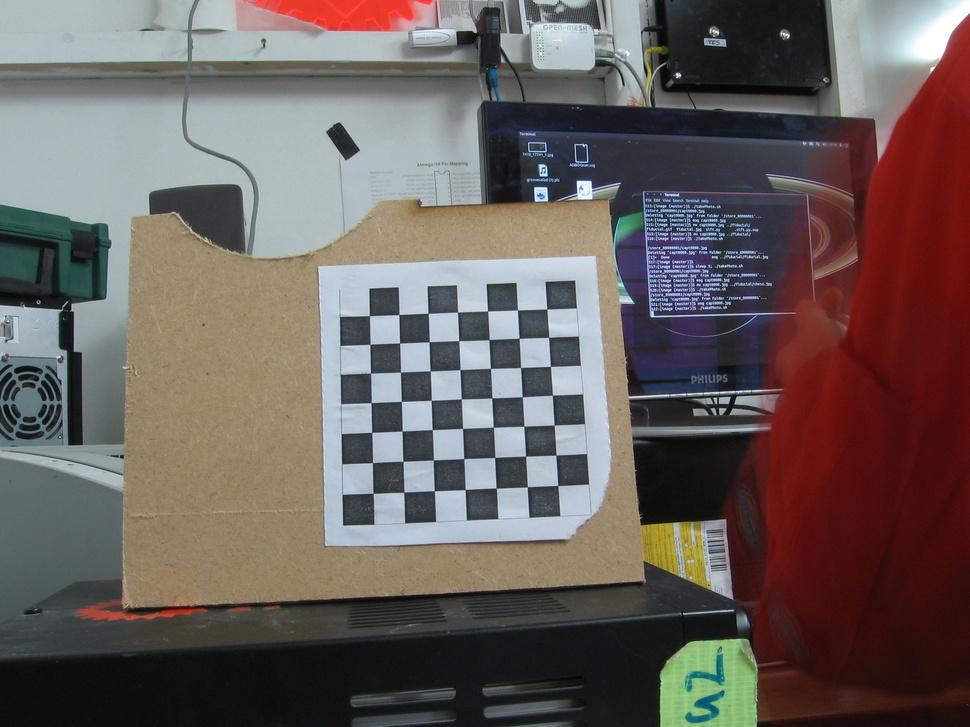
#> input picture canon_training/left01.jpg, 970 x 727 px, shrunk from 2272 x 1704 before the run; its folder holds only this picture in this run
$ python calibrate.py
#> lines starting #> are read from the running program, lines starting #| are printed output that depends on the picture; after the words box and inside, x2 and y2 are one past the last pixel; in counts of white or black regions, pixels touching at a corner belong together
"""
uses multiple images of the chessboard to calibrate camera
"""
import numpy as np
import cv2
import glob

# termination criteria
criteria = (cv2.TERM_CRITERIA_EPS + cv2.TERM_CRITERIA_MAX_ITER, 30, 0.001)

chess_r = 7
chess_c = 7
square_size = 10 #mm
# prepare object points, like (0,0,0), (1,0,0), (2,0,0) ....,(6,5,0)
objp = np.zeros((chess_r*chess_c,3), np.float32)
objp[:,:2] = np.mgrid[0:chess_c*square_size:square_size,0:chess_r*square_size:square_size].T.reshape(-1,2)

# Arrays to store object points and image points from all the images.
objpoints = [] # 3d point in real world space
imgpoints = [] # 2d points in image plane.

images = glob.glob('./canon_training/*.jpg')
for fname in images:
    print(fname)
    img = cv2.imread(fname)
#> img is the input picture: shape (727, 970, 3); mean B, G, R 92.2, 95, 105.2
    gray = cv2.cvtColor(img,cv2.COLOR_BGR2GRAY)
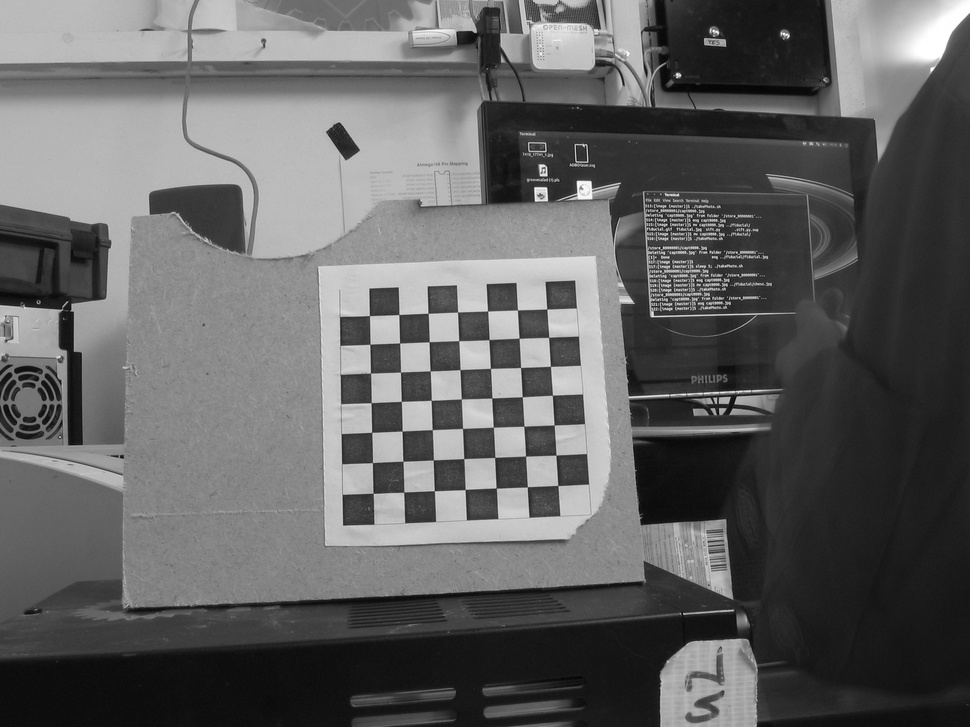
#> gray: shape (727, 970); min 4, max 255, mean 97.7

    # Find the chess board corners
    ret, corners = cv2.findChessboardCorners(gray, (chess_c,chess_r),None)
#> ret = True; corners = 49 rows, first 8: [557.8, 485.5], [527.3, 486.8], [496.2, 488.1], [465.1, 489.5], [434.4, 490.8], [403.7, 492.2], [373.2, 493.4], [556, 455.1]

    # If found, add object points, image points (after refining them)
    if ret == True:
        objpoints.append(objp)

        cv2.cornerSubPix(gray,corners,(11,11),(-1,-1),criteria)
        imgpoints.append(corners)

        # Draw and display the corners
        print("found corners",len(corners))
#| found corners 49
        cv2.drawChessboardCorners(img, (chess_c,chess_r), corners,ret)
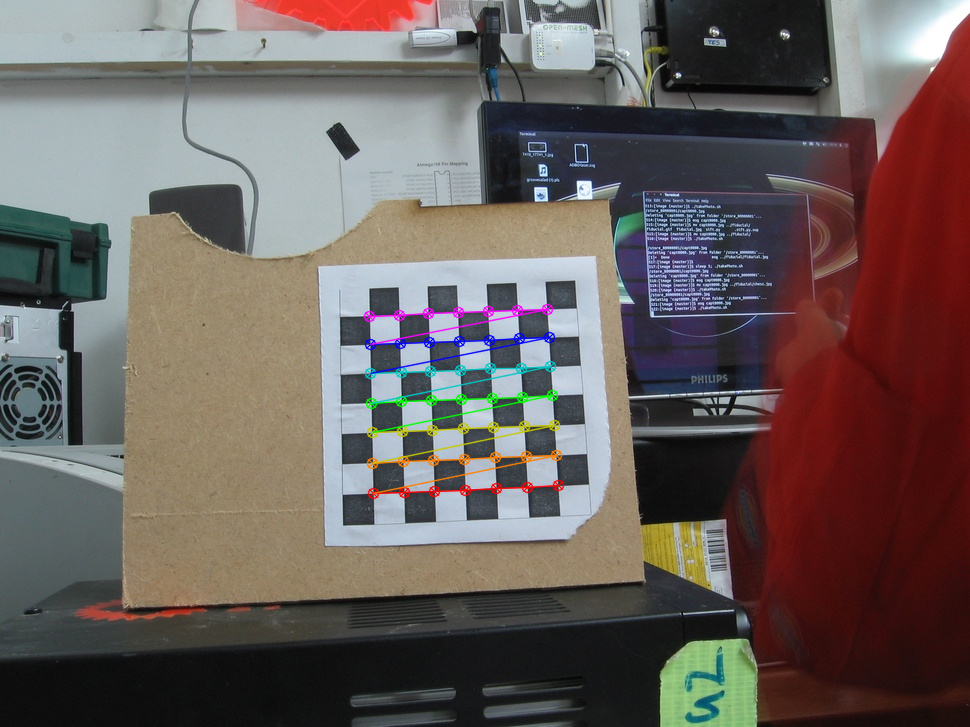
#> img: shape (727, 970, 3); 1.52% of pixels changed, all inside (x1, y1, x2, y2) = (363, 303, 565, 500)
        cv2.imshow('img',img)
        cv2.waitKey(100)

#get calibration of camera
ret, mtx, dist, rvecs, tvecs = cv2.calibrateCamera(objpoints, imgpoints, gray.shape[::-1],None,None)
#> ret = 0.183; mtx = [[1369.8, 0, 502.4], [0, 1350.2, 302.8], [0, 0, 1]]; dist = [[-1.97, 84.88, 0.0502, 0.00829, -1397.2]]; rvecs = ([-0.0657, 0.428, 3.07],); tvecs = ([17.9, 59.69, 443.1],)
np.savez('B',mtx=mtx,dist=dist)

cv2.destroyAllWindows()

$ run again, on canon_training/left05.jpg
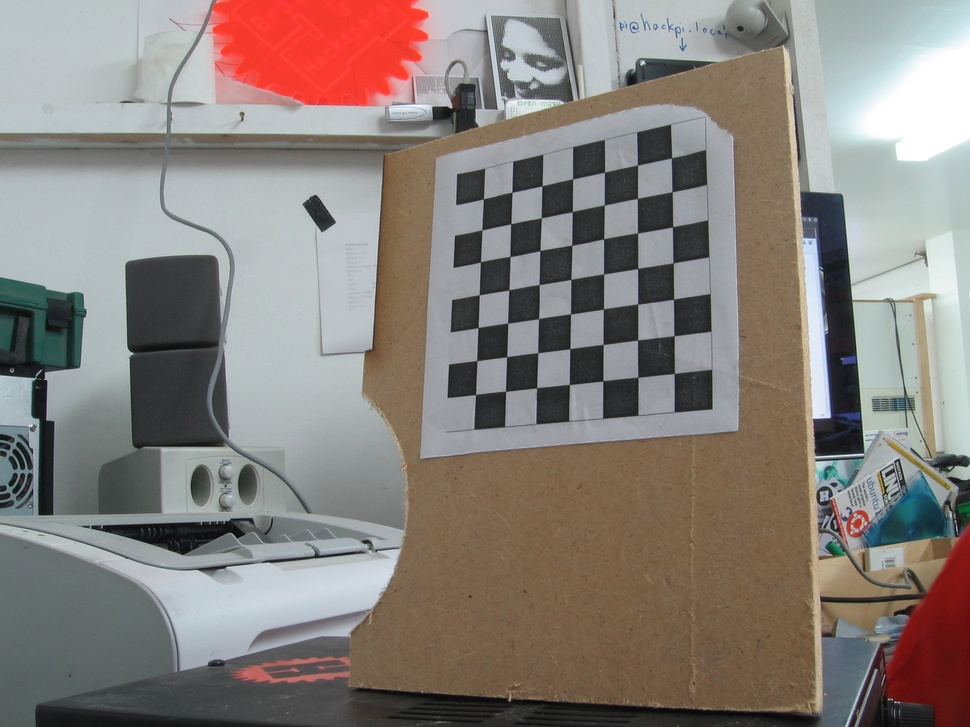
#> input picture canon_training/left05.jpg, 970 x 727 px, shrunk from 2272 x 1704 before the run
#> img is the input picture: shape (727, 970, 3); mean B, G, R 123.3, 128.3, 135.7
#> `gray = cv2.cvtColor(img,cv2.COLOR_BGR2GRAY)`:
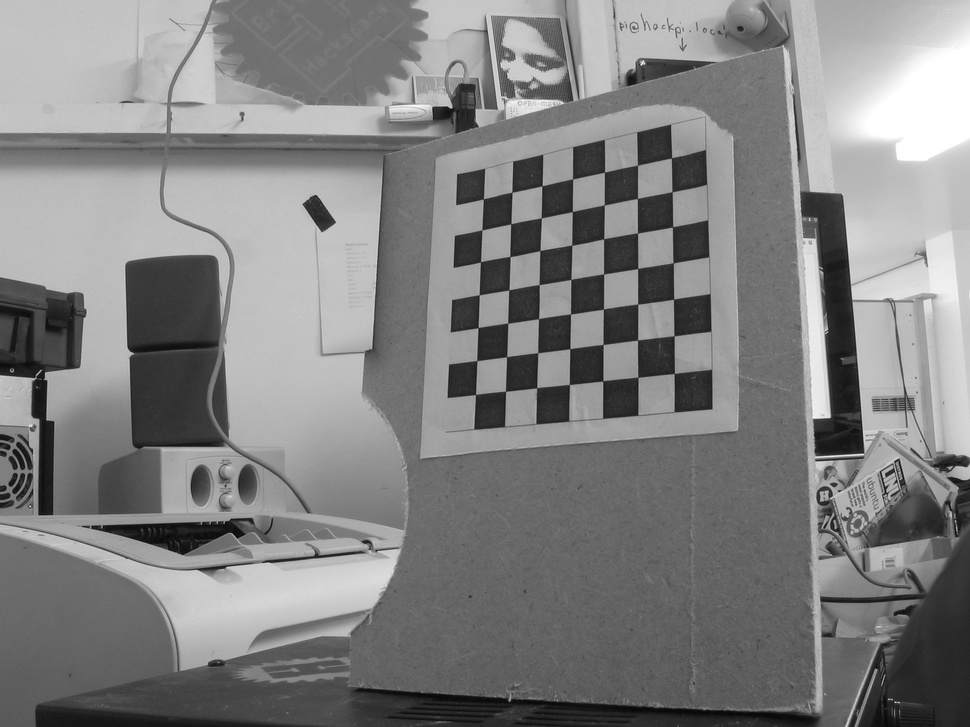
#> gray: shape (727, 970); min 5, max 255, mean 129.9
#> `ret, corners = cv2.findChessboardCorners(gray, (chess_c,chess_r),None)`: ret = True; corners = 49 rows, first 8: [671.5, 157.9], [672.1, 191.8], [672.5, 226.9], [673.2, 262.8], [673.6, 299.2], [674, 335.8], [674.3, 373.4], [637.5, 165.2]
#| found corners 49
#> `cv2.drawChessboardCorners(img, (chess_c,chess_r), corners,ret)`:
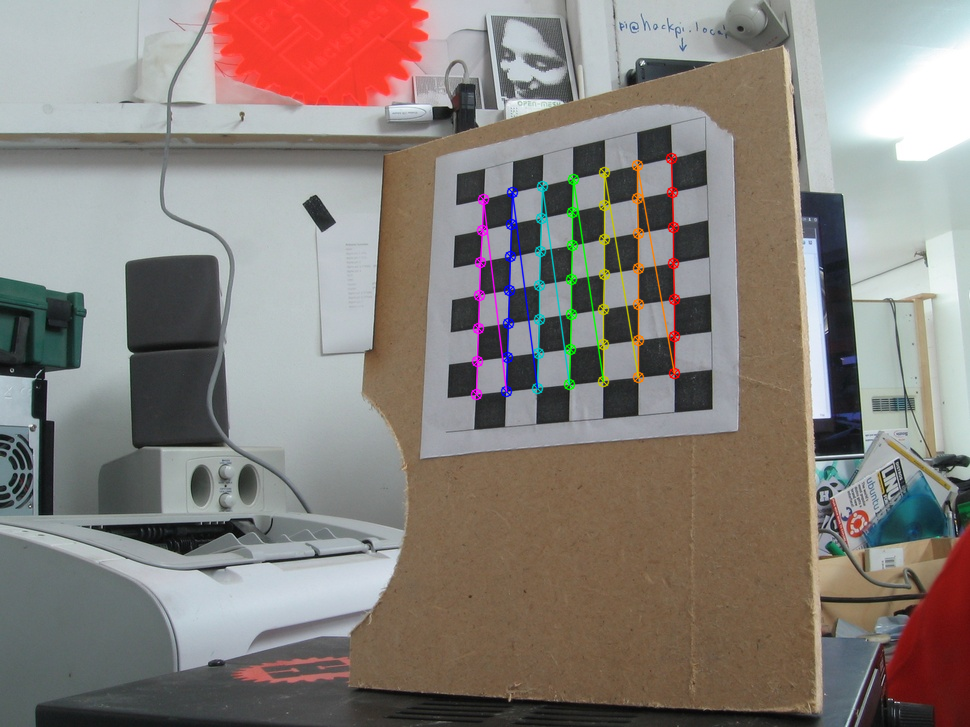
#> img: shape (727, 970, 3); 1.65% of pixels changed, all inside (x1, y1, x2, y2) = (470, 152, 681, 401)
#> `ret, mtx, dist, rvecs, tvecs = cv2.calibrateCamera(objpoints, imgpoint..`: ret = 0.268; mtx = [[1048.1, 0, 450.8], [0, 1078.2, 389.9], [0, 0, 1]]; dist = [[0.401, -6.75, 0.00617, 0.00731, 32.16]]; rvecs = ([0.242, 0.628, 1.49],); tvecs = ([60.73, -62.44, 290.7],)

$ run again, on canon_training/left02.jpg
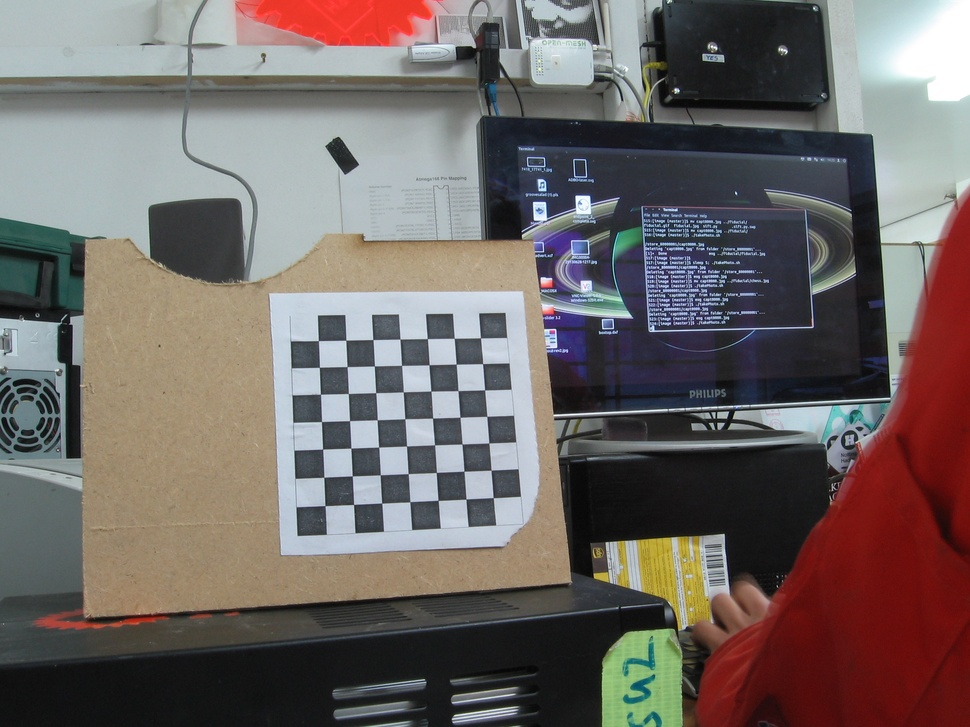
#> input picture canon_training/left02.jpg, 970 x 727 px, shrunk from 2272 x 1704 before the run
#> img is the input picture: shape (727, 970, 3); mean B, G, R 100.5, 103, 111.4
#> `gray = cv2.cvtColor(img,cv2.COLOR_BGR2GRAY)`:
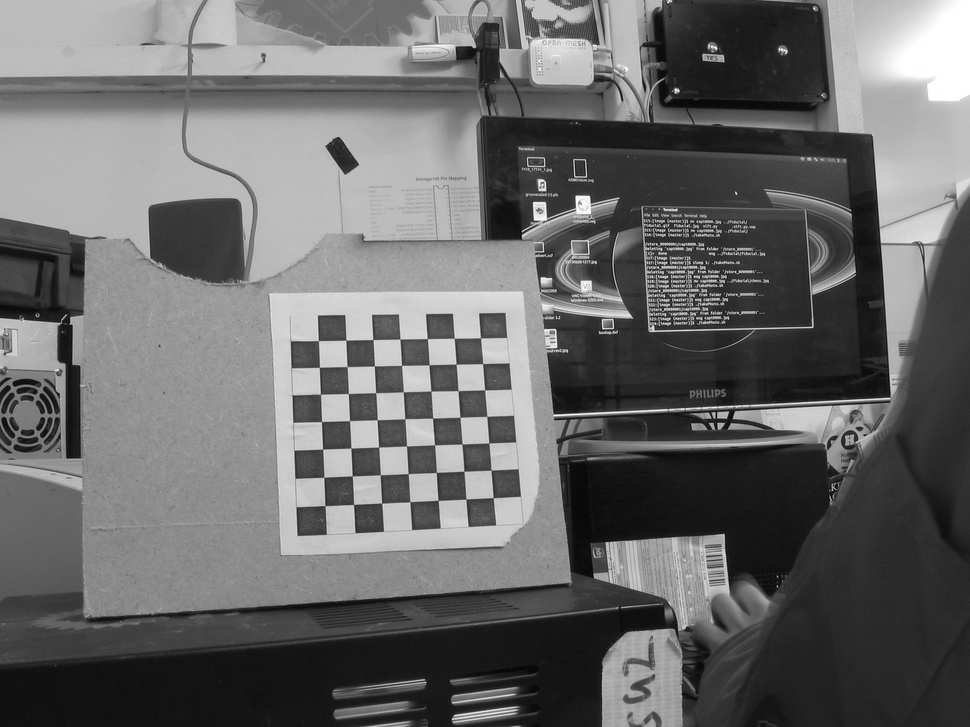
#> gray: shape (727, 970); min 0, max 255, mean 105.2
#> `ret, corners = cv2.findChessboardCorners(gray, (chess_c,chess_r),None)`: ret = True; corners = 49 rows, first 8: [493.3, 497.6], [465.9, 499.1], [438.1, 500.4], [409.8, 501.7], [381.7, 503.1], [353.6, 504.5], [325, 505.6], [491.1, 470.2]
#| found corners 49
#> `cv2.drawChessboardCorners(img, (chess_c,chess_r), corners,ret)`:
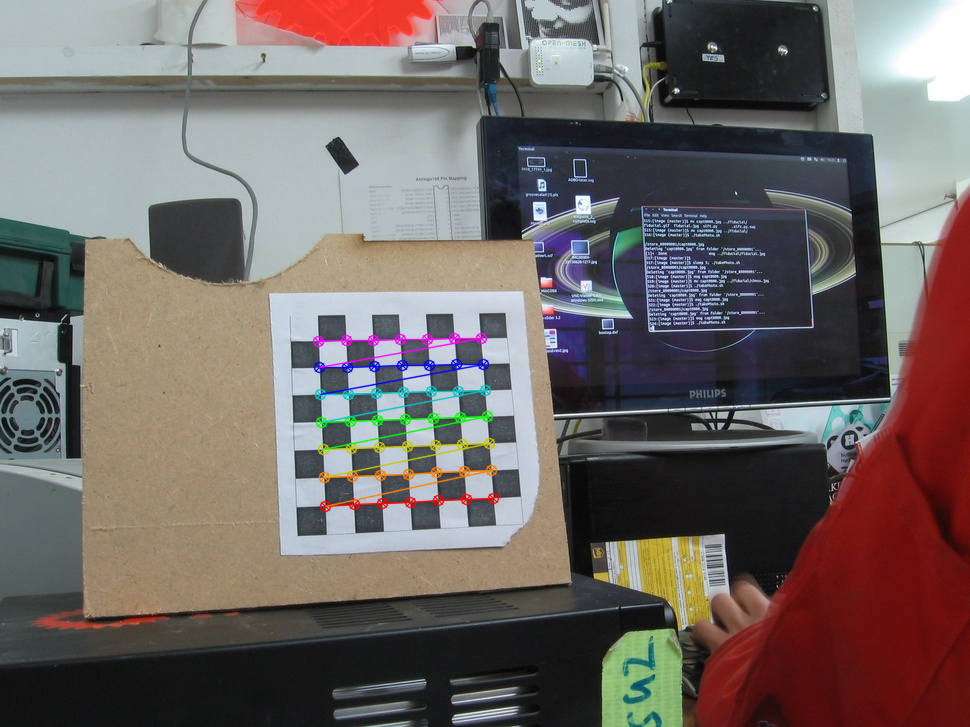
#> img: shape (727, 970, 3); 1.44% of pixels changed, all inside (x1, y1, x2, y2) = (312, 332, 500, 513)
#> `ret, mtx, dist, rvecs, tvecs = cv2.calibrateCamera(objpoints, imgpoint..`: ret = 0.161; mtx = [[1189.4, 0, 456.6], [0, 1140.8, 296.6], [0, 0, 1]]; dist = [[-1.3, 25.51, 0.058, 0.003, -237.4]]; rvecs = ([-0.356, 0.405, 3.06],); tvecs = ([12.93, 73.54, 420.5],)

$ run again, on canon_training/left03.jpg
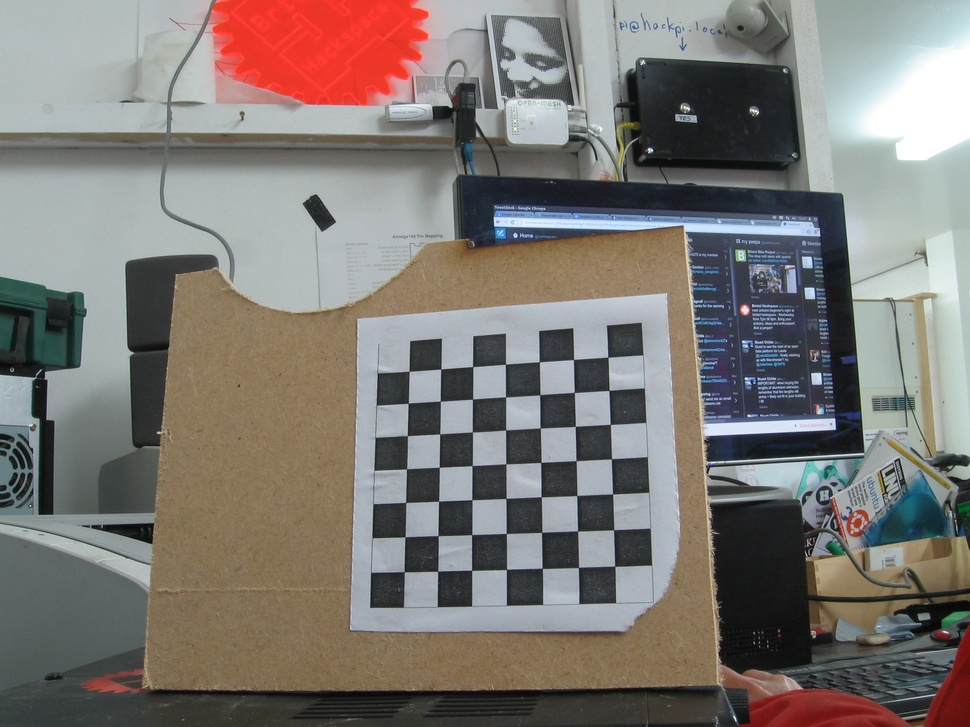
#> input picture canon_training/left03.jpg, 970 x 727 px, shrunk from 2272 x 1704 before the run
#> img is the input picture: shape (727, 970, 3); mean B, G, R 116.3, 120.6, 125.8
#> `gray = cv2.cvtColor(img,cv2.COLOR_BGR2GRAY)`:
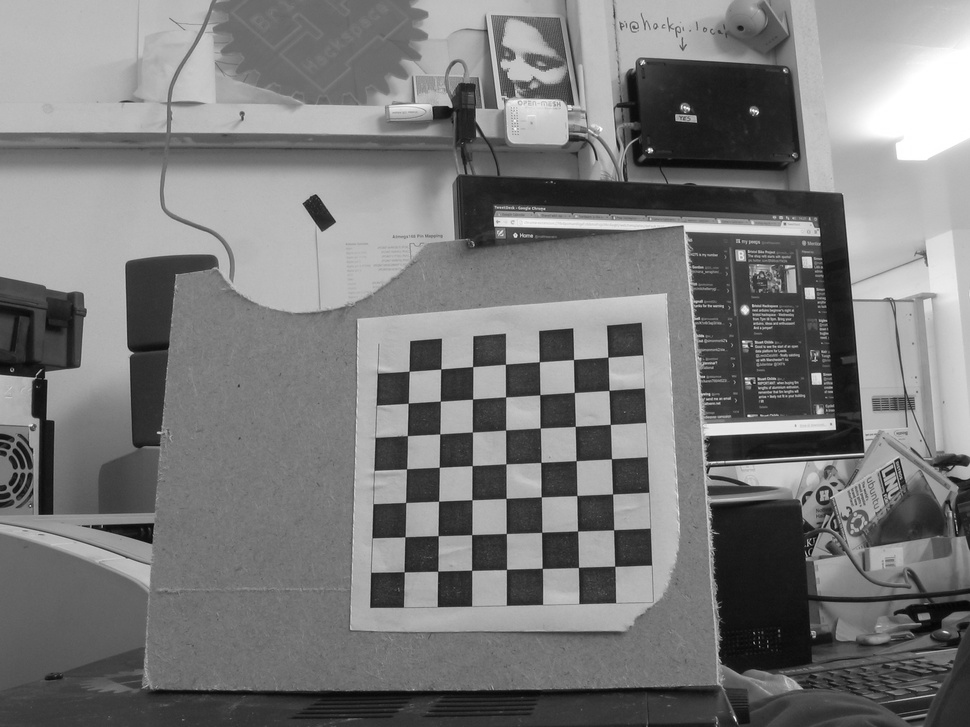
#> gray: shape (727, 970); min 1, max 255, mean 121.7
#> `ret, corners = cv2.findChessboardCorners(gray, (chess_c,chess_r),None)`: ret = True; corners = 49 rows, first 8: [607.9, 357.2], [609, 390.5], [610.3, 424.4], [611.4, 458.8], [612.6, 493.9], [613.6, 529.8], [614.8, 566.2], [573.5, 359.5]
#| found corners 49
#> `cv2.drawChessboardCorners(img, (chess_c,chess_r), corners,ret)`:
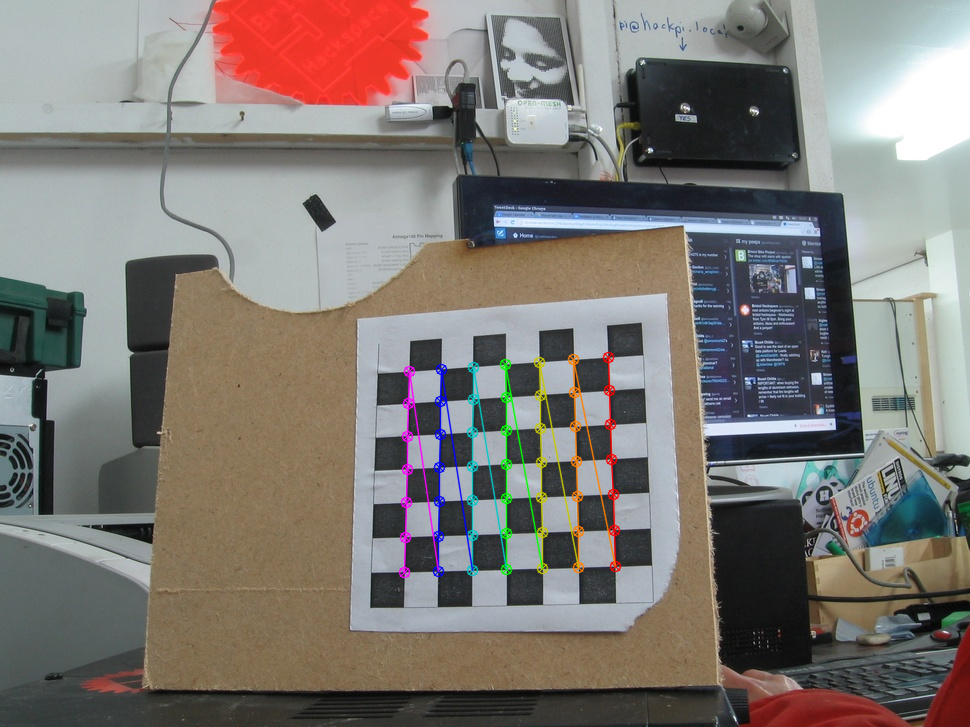
#> img: shape (727, 970, 3); 1.66% of pixels changed, all inside (x1, y1, x2, y2) = (398, 351, 622, 579)
#> `ret, mtx, dist, rvecs, tvecs = cv2.calibrateCamera(objpoints, imgpoint..`: ret = 0.207; mtx = [[1600.9, 0, 361.5], [0, 1595.6, 198.6], [0, 0, 1]]; dist = [[0.318, -11.73, 0.0594, 0.0634, 63.37]]; rvecs = ([-0.0899, 0.678, 1.48],); tvecs = ([69.92, 44.85, 473.8],)
